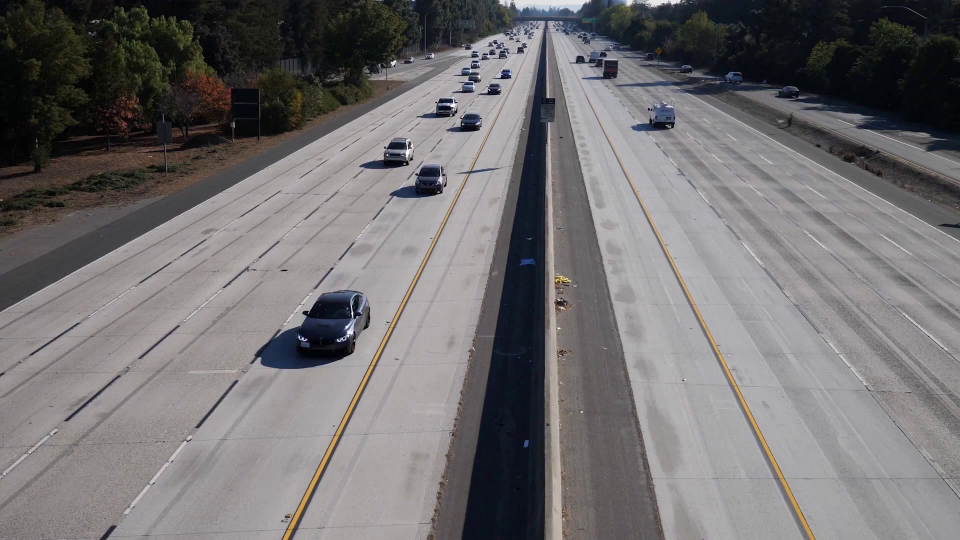
#> input picture background_extraction/nvidia/0.jpg, 1920 x 1080 px (shown at 1/2 size); its folder holds 4 pictures in this run
$ jupyter execute --allow-errors detection_with_optical_flow.ipynb   (shell and % lines are left out)
#> lines starting #> are read from the running program, lines starting #| are printed output that depends on the picture; after the words box and inside, x2 and y2 are one past the last pixel; in counts of white or black regions, pixels touching at a corner belong together
### motion_detection/motion_detection_utils.py
"""
    General Functions for Motion Detection from a derived Motion Mask

"""

import os
from glob import glob
import numpy as np
import cv2
from PIL import Image


# =============================================================================
# get bounding box detections from blobs/contours

def get_contour_detections(mask, thresh=400):
    """ Obtains initial proposed detections from contours discoverd on the
        mask. Scores are taken as the bbox area, larger is higher.
        Inputs:
            mask - thresholded image mask
            thresh - threshold for contour size
        Outputs:
            detectons - array of proposed detection bounding boxes and scores
                        [[x1,y1,x2,y2,s]]
        """
    # get mask contours
    contours, _ = cv2.findContours(mask,
                                   cv2.RETR_EXTERNAL, # cv2.RETR_TREE,
                                   cv2.CHAIN_APPROX_TC89_L1)
    detections = []
    for cnt in contours:
        x,y,w,h = cv2.boundingRect(cnt)
        area = w*h
        if area > thresh: # hyperparameter
            detections.append([x,y,x+w,y+h, area])

    return np.array(detections)


# =============================================================================
# Non-Max Supression for detected bounding boxes on blobs

def remove_contained_bboxes(boxes):
    """ Removes all smaller boxes that are contained within larger boxes.
        Requires bboxes to be soirted by area (score)
        Inputs:
            boxes - array bounding boxes sorted (descending) by area
                    [[x1,y1,x2,y2]]
        Outputs:
            keep - indexes of bounding boxes that are not entirely contained
                   in another box
        """
    check_array = np.array([True, True, False, False])
    keep = list(range(0, len(boxes)))
    for i in keep: # range(0, len(bboxes)):
        for j in range(0, len(boxes)):
            # check if box j is completely contained in box i
            if np.all((np.array(boxes[j]) >= np.array(boxes[i])) == check_array):
                try:
                    keep.remove(j)
                except ValueError:
                    continue
    return keep


def non_max_suppression(boxes, scores, threshold=1e-1):
    """
    Perform non-max suppression on a set of bounding boxes
    and corresponding scores.
    Inputs:
        boxes: a list of bounding boxes in the format [xmin, ymin, xmax, ymax]
        scores: a list of corresponding scores
        threshold: the IoU (intersection-over-union) threshold for merging bboxes
    Outputs:
        boxes - non-max suppressed boxes
    """
    # Sort the boxes by score in descending order
    boxes = boxes[np.argsort(scores)[::-1]]

    # remove all contained bounding boxes and get ordered index
    order = remove_contained_bboxes(boxes)

    keep = []
    while order:
        i = order.pop(0)
        keep.append(i)
        for j in order:
            # Calculate the IoU between the two boxes
            intersection = max(0, min(boxes[i][2], boxes[j][2]) - max(boxes[i][0], boxes[j][0])) * \
                           max(0, min(boxes[i][3], boxes[j][3]) - max(boxes[i][1], boxes[j][1]))
            union = (boxes[i][2] - boxes[i][0]) * (boxes[i][3] - boxes[i][1]) + \
                    (boxes[j][2] - boxes[j][0]) * (boxes[j][3] - boxes[j][1]) - intersection
            iou = intersection / union

            # Remove boxes with IoU greater than the threshold
            if iou > threshold:
                order.remove(j)

    return boxes[keep]


# =============================================================================
# plot/display utils

def draw_bboxes(frame, detections):
    for det in detections:
        x1,y1,x2,y2 = det
        cv2.rectangle(frame, (x1,y1), (x2,y2), (0,255,0), 3)


# [15 lines left out: functions get_color, plot_points, not called in this run]


def create_gif_from_images(save_path : str, image_path : str, ext : str, duration : int = 50) -> None:
    ''' creates a GIF from a folder of images
        Inputs:
            save_path - path to save GIF
            image_path - path where images are located
            ext - extension of the images
        Outputs:
            None
    '''
    ext = ext.replace('.', '')
    image_paths = sorted(glob(os.path.join(image_path, f'*.{ext}')))
    image_paths.sort(key=lambda f: int(''.join(filter(str.isdigit, f))))
    pil_images = [Image.open(im_path) for im_path in image_paths]

    pil_images[0].save(save_path, format='GIF', append_images=pil_images,
                       save_all=True, duration=duration, loop=0)


### motion_detection/detection_with_optical_flow.ipynb
# **Detection with Optical Flow**

In this notebook we will explore a  method of moving object detection via Farneback Optical Flow. Optical Flow describes the motion of pixel intensities across a sequence of images. The Farneback method allows us to compute the motion of all pixels in an image, the fact that it computes the flow for all pixels makes it a Dense Optical Flow method.

[cell 1]
import os
from glob import glob
import re
import numpy as np
import cv2
import matplotlib.pyplot as plt

from motion_detection_utils import *

### Visualize the data

We are using highway traffic scene data. The camera does not move and the cars are all moving, both of which make it ideal to use Optical Flow for object detection

[cell 2]
# get properly sorted images
data_path = r'C:\Users\itber\Documents\datasets\nvidia'
image_paths = sorted(glob(f"{data_path}/*.jpg"), key=lambda x:float(re.findall("(\d+)",x)[0]))

[cell 3]
idx = 56

#> (the rest of this cell did not finish here and is left out)

We can see that the objects in the image get smaller as they are further away, this means that we can expect a larger pixel displacement for closer objects and a smaller pixel displacement for objects that are further away. The general approach for moving object detection with optical flow is to use movement threshold to detect movement. This will not be a global threshold, since objects are expected to move at different pixel distances depending on where they are located within the image. We will need to implement a stepped threshold based on the image

### Compute the Farneback Optical Flow between two consecutive frames

[cell 4]
def compute_flow(frame1, frame2):
    # convert to grayscale
    gray1 = cv2.cvtColor(frame1, cv2.COLOR_BGR2GRAY)
    gray2 = cv2.cvtColor(frame2, cv2.COLOR_BGR2GRAY)

    # blurr image
    gray1 = cv2.GaussianBlur(gray1, dst=None, ksize=(3,3), sigmaX=5)
    gray2 = cv2.GaussianBlur(gray2, dst=None, ksize=(3,3), sigmaX=5)

    flow = cv2.calcOpticalFlowFarneback(gray1, gray2, None,
                                        pyr_scale=0.75,
                                        levels=3,
                                        winsize=5,
                                        iterations=3,
                                        poly_n=10,
                                        poly_sigma=1.2,
                                        flags=0)
    return flow


# [12 lines left out: function get_flow_viz, not called in this run]

#> (a cell that did not finish here is left out)

### Use the Optical Flow to get an Image Mask for Detections

[cell 6]
def get_motion_mask(flow_mag, motion_thresh=1, kernel=np.ones((7,7))):
    """ Obtains Detection Mask from Optical Flow Magnitude
        Inputs:
            flow_mag (array) Optical Flow magnitude
            motion_thresh - thresold to determine motion
            kernel - kernal for Morphological Operations
        Outputs:
            motion_mask - Binray Motion Mask
        """
    motion_mask = np.uint8(flow_mag > motion_thresh)*255

    motion_mask = cv2.erode(motion_mask, kernel, iterations=1)
    motion_mask = cv2.morphologyEx(motion_mask, cv2.MORPH_OPEN, kernel, iterations=1)
    motion_mask = cv2.morphologyEx(motion_mask, cv2.MORPH_CLOSE, kernel, iterations=3)

    return motion_mask

#> (a cell that did not finish here is left out)

#> (a cell that did not finish here is left out)

#> (a cell that did not finish here is left out)

Display the Motion threshold

[cell 10]
plt.figure(figsize=(7,4))
#> (the rest of this cell did not finish here and is left out)

Notice how using Dense Optical Flow allows us to obtain a mask over all moving objects, however the contours around multiple closely spaced objects will be continuous leading to more large bounding boxes around groups of closely spaced objects

## **Get Detections from Motion Mask**

Next we will find the contours on our image mask. These contours will help find the large moving objects that we wish to detect.

Then we will use the detected contours to find the moving objects. To do this we will use the "boundingRect" function to obtain bounding box locations of the detections. You may have noticed that the image mask was not perfectly denoised, instead of denoising the image mask we will use the area of each detected bounding box as a threshold to determine the initial detectons. We will also incorporate the estimate flow angle to help filter out detections. If the flow angle for a given contour has too much variation, then we will not keep it as a detection.

#> (a cell that did not finish here is left out)

#> (a cell that did not finish here is left out)

## **Perform Non-Maximal Suppression**

#> (a cell that did not finish here is left out)

Now we will draw our final detections on the image

#> (a cell that did not finish here is left out)

#> (a cell that did not finish here is left out)

Now that we have our method, we can place everything together

[cell 16]
def get_detections(frame1, frame2, motion_thresh=1, bbox_thresh=400, nms_thresh=0.1, mask_kernel=np.ones((7,7), dtype=np.uint8)):
    """ Main function to get detections via Frame Differencing
        Inputs:
            frame1 - Grayscale frame at time t
            frame2 - Grayscale frame at time t + 1
            motion_thresh - Minimum flow threshold for motion
            bbox_thresh - Minimum threshold area for declaring a bounding box
            nms_thresh - IOU threshold for computing Non-Maximal Supression
            mask_kernel - kernel for morphological operations on motion mask
        Outputs:
            detections - list with bounding box locations of all detections
                bounding boxes are in the form of: (xmin, ymin, xmax, ymax)
        """
    # get optical flow
    flow = compute_flow(frame1, frame2)

    # separate into magntiude and angle
    mag, _ = cv2.cartToPolar(flow[..., 0], flow[..., 1])

    motion_mask = get_motion_mask(mag, motion_thresh=motion_thresh, kernel=mask_kernel)

    # get initially proposed detections from contours
    detections = get_contour_detections(motion_mask, bbox_thresh)

    # separate bboxes and scores
    bboxes = detections[:, :4]
    scores = detections[:, -1]

    # perform Non-Maximal Supression on initial detections
    return non_max_suppression(bboxes, scores, threshold=nms_thresh)

## Run on all Frames

[cell 17]
video_frames = []

# get variable motion thresh based on prior knowledge of camera position
motion_thresh = np.c_[np.linspace(0.3, 1, 1080)].repeat(1920, axis=-1)
kernel = np.ones((7,7), dtype=np.uint8)

for idx in range(1, len(image_paths)):
    # read frames
    frame1_bgr = cv2.imread(image_paths[idx - 1])
#> frame1_bgr is the input picture: shape (1080, 1920, 3); mean B, G, R 113.3, 112.3, 114.7
    frame2_bgr = cv2.imread(image_paths[idx])
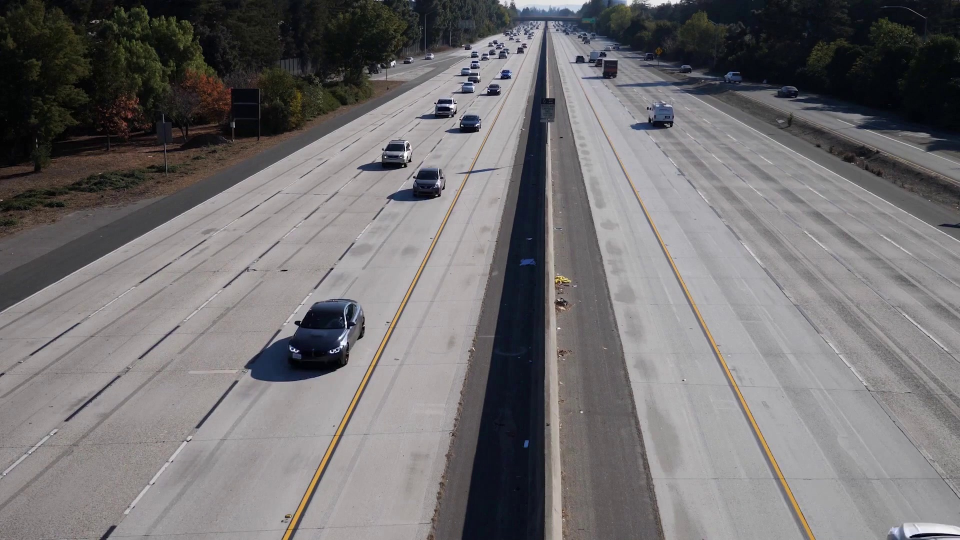
#> input picture background_extraction/nvidia/1.jpg, 1920 x 1080 px (shown at 1/2 size)
#> frame2_bgr is the input picture: shape (1080, 1920, 3); mean B, G, R 113.5, 112.5, 114.8

    # get detections
    detections = get_detections(frame1_bgr,
                                frame2_bgr,
                                motion_thresh=motion_thresh,
                                bbox_thresh=400,
                                nms_thresh=0.1,
                                mask_kernel=kernel)
#> in get_detections, `mag, _ = cv2.cartToPolar(flow[..., 0], flow[..., 1])`:
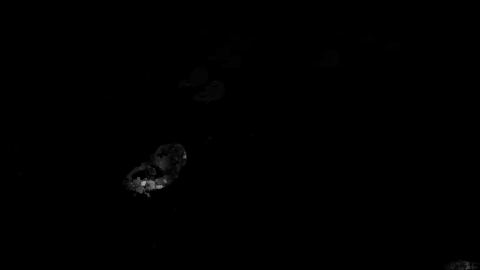
#> mag: shape (1080, 1920) float32 (shown at 1/4 size); min 1.6e-20, max 179.7, mean 0.7
#> in get_motion_mask, `motion_mask = np.uint8(flow_mag > motion_thresh)*255`:
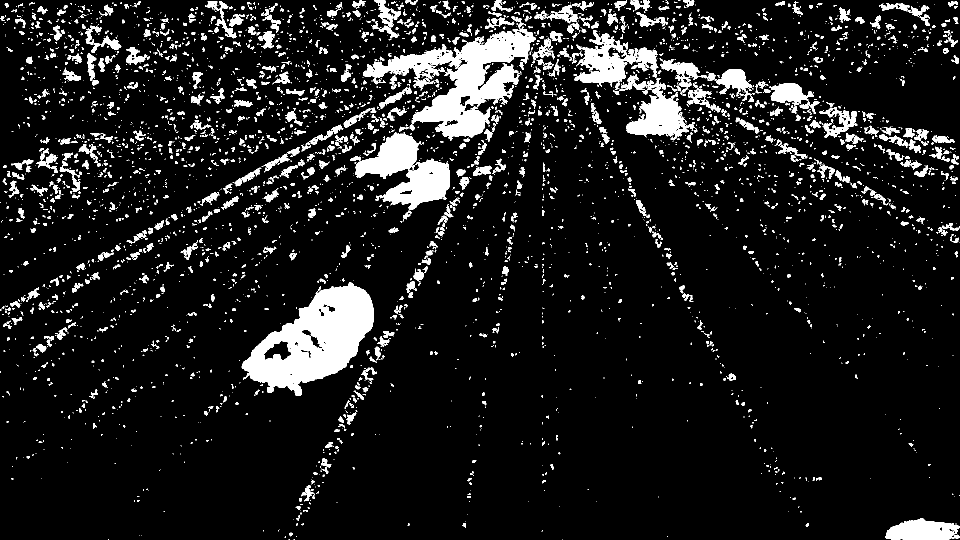
#> motion_mask: shape (1080, 1920) (shown at 1/2 size); 9.9% white; 4505 white regions (3328 under 20 px), largest, box (x1, y1, x2, y2) and area: (483, 564, 747, 792) 30232, (726, 32, 1071, 281) 27603, (1152, 60, 1317, 180) 7580
#> in get_motion_mask, `motion_mask = cv2.erode(motion_mask, kernel, iterations=1)`:
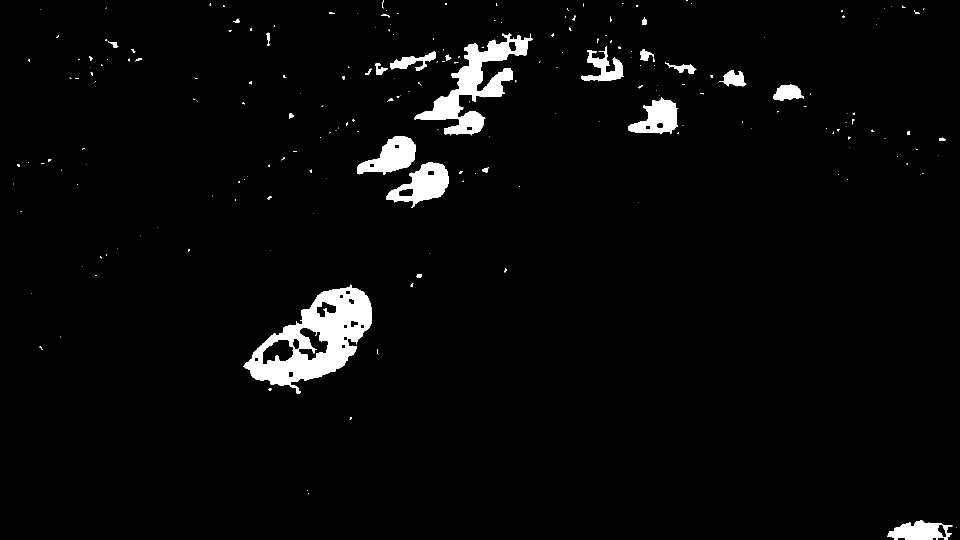
#> motion_mask: shape (1080, 1920) (shown at 1/2 size); 3.1% white; 217 white regions (172 under 20 px), largest, box (x1, y1, x2, y2) and area: (487, 569, 744, 788) 23245, (829, 66, 1065, 271) 13842, (772, 324, 897, 416) 5513
#> in get_motion_mask, `motion_mask = cv2.morphologyEx(motion_mask, cv2.MORPH_OPEN, kernel, it..`:
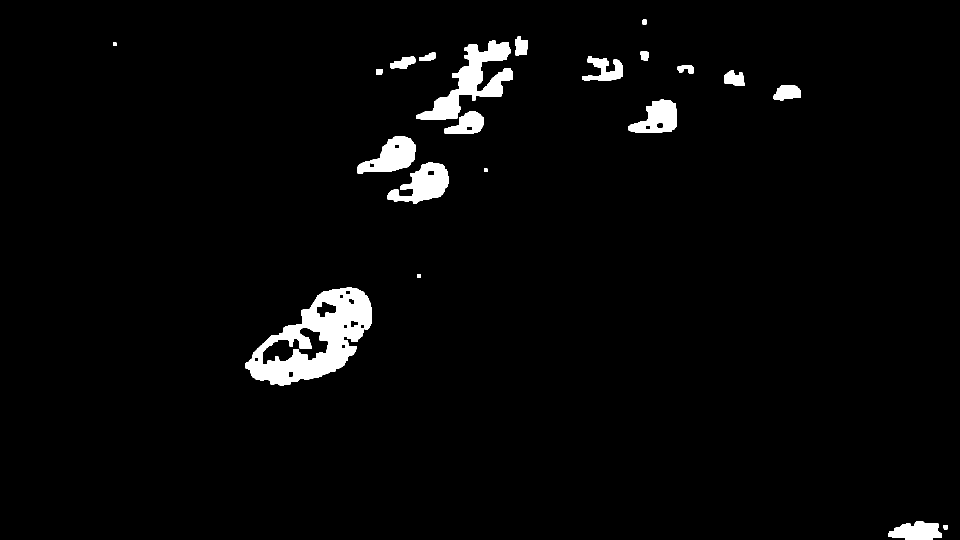
#> motion_mask: shape (1080, 1920) (shown at 1/2 size); 2.9% white; 21 white regions, largest, box (x1, y1, x2, y2) and area: (490, 575, 744, 772) 22787, (832, 81, 1025, 240) 10352, (775, 324, 897, 407) 5394
#> in get_motion_mask, `motion_mask = cv2.morphologyEx(motion_mask, cv2.MORPH_CLOSE, kernel, i..`:
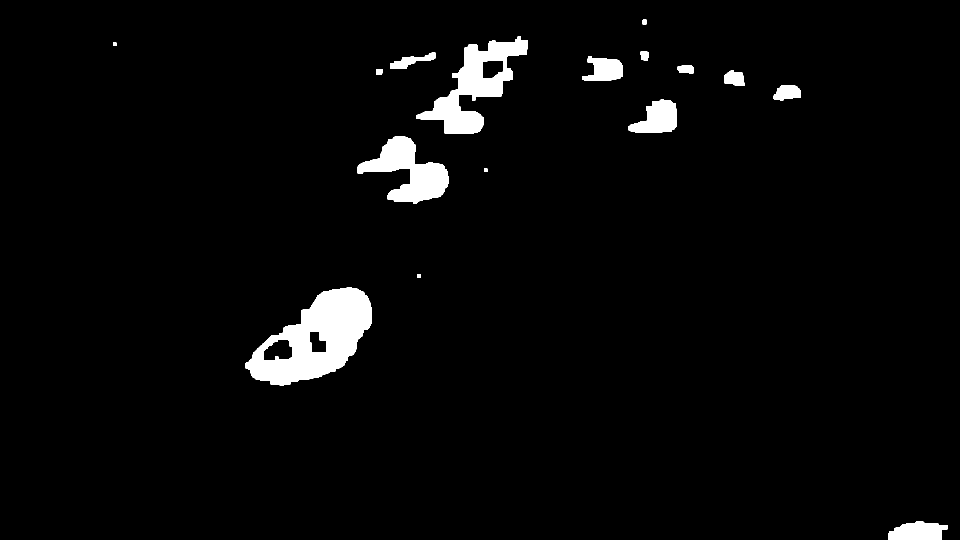
#> motion_mask: shape (1080, 1920) (shown at 1/2 size); 3.3% white; 16 white regions
#> in get_contour_detections, `contours, _ = cv2.findContours(mask, cv2.RETR_EXTERNAL,`: contours = 16 contours; largest, box (x1, y1, x2, y2) and area: (490, 575, 744, 772) 28372, (832, 73, 1056, 268) 16262, (715, 273, 897, 407) 11226, (1257, 199, 1354, 266) 4114, (1777, 1042, 1895, 1080) 3272
#> the loop in get_contour_detections, `for cnt in contours:` made 16 passes
#> (x, y, w, h, area) on passes 1, 2, 5, 6, 7, 8, 9, 10: (1777, 1042, 118, 38, 4484), (490, 575, 254, 197, 50038), (715, 273, 182, 134, 24388), (1257, 199, 97, 67, 6499), (1547, 170, 54, 31, 1674), (1448, 141, 41, 31, 1271), (753, 138, 13, 12, 156), (1355, 130, 32, 17, 544)
#> after the loop in get_contour_detections, `for cnt in contours:`: detections = 10 items, first 6: [1777, 1042, 1895, 1080, 4484], [490, 575, 744, 772, 50038], [715, 273, 897, 407, 24388], [1257, 199, 1354, 266, 6499], [1547, 170, 1601, 201, 1674], [1448, 141, 1489, 172, 1271]
#> in get_detections, `detections = get_contour_detections(motion_mask, bbox_thresh)`: detections = [[1777, 1042, 1895, 1080, 4484], [490, 575, 744, 772, 50038], [715, 273, 897, 407, 24388], [1257, 199, 1354, 266, 6499], [1547, 170, 1601, 201, 1674], [1448, 141, 1489, 172, 1271], [1355, 130, 1387, 147, 544], [1164, 112, 1246, 162, 4100], [780, 105, 871, 138, 3003], [832, 73, 1056, 268, 43680]]
#> in get_detections, `bboxes = detections[:, :4]`: bboxes = [[1777, 1042, 1895, 1080], [490, 575, 744, 772], [715, 273, 897, 407], [1257, 199, 1354, 266], [1547, 170, 1601, 201], [1448, 141, 1489, 172], [1355, 130, 1387, 147], [1164, 112, 1246, 162], [780, 105, 871, 138], [832, 73, 1056, 268]]
#> in get_detections, `scores = detections[:, -1]`: scores = [4484, 50038, 24388, 6499, 1674, 1271, 544, 4100, 3003, 43680]
#> in non_max_suppression, `boxes = boxes[np.argsort(scores)[::-1]]`: boxes = [[490, 575, 744, 772], [832, 73, 1056, 268], [715, 273, 897, 407], [1257, 199, 1354, 266], [1777, 1042, 1895, 1080], [1164, 112, 1246, 162], [780, 105, 871, 138], [1547, 170, 1601, 201], [1448, 141, 1489, 172], [1355, 130, 1387, 147]]
#> in remove_contained_bboxes, `keep = list(range(0, len(boxes)))`: keep = [0, 1, 2, 3, 4, 5, 6, 7, 8, 9]
#> the loop in remove_contained_bboxes, `for i in keep:` made 10 passes
#> the loop in non_max_suppression, `while order:` made 10 passes
#> after the loop in non_max_suppression, `while order:`: order = []
#> detections has the same summary as boxes in non_max_suppression

    # draw bounding boxes on frame
    draw_bboxes(frame2_bgr, detections)
#> the loop in draw_bboxes, `for det in detections:` made 10 passes

    # save image for GIF
    fig = plt.figure(figsize=(15, 7))
    plt.imshow(frame2_bgr)
    plt.axis('off')
    fig.savefig(f"temp/frame_{idx}.png")
    plt.close();

    # OPTIONAL append to list for video
    video_frames.append(frame2_bgr)

[cell 18]
plt.imshow(frame2_bgr)

### Make GIF

#> (a cell that did not finish here is left out)


### OPTIONAL: Make Video

[cell 20]
out = cv2.VideoWriter('optical_flow.mp4', cv2.VideoWriter_fourcc(*'MP4V'), 25, (1920, 1080))

for img in video_frames:
    out.write(img)
#> this loop made 3 passes

out.release()
del out
